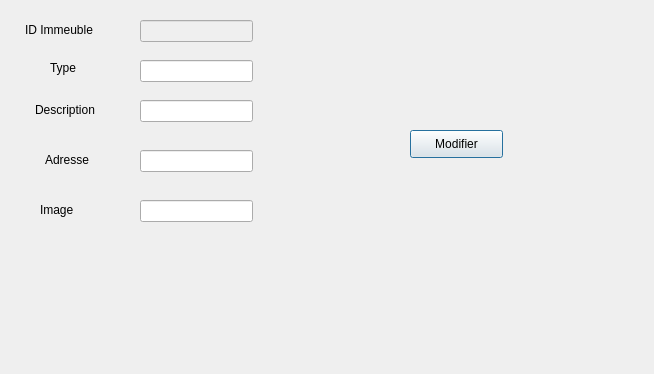
<?xml version="1.0" encoding="UTF-8"?>
<ui version="4.0">
 <class>Modifier</class>
 <widget class="QDialog" name="Modifier">
  <property name="geometry">
   <rect>
    <x>0</x>
    <y>0</y>
    <width>654</width>
    <height>374</height>
   </rect>
  </property>
  <property name="windowTitle">
   <string>Dialog</string>
  </property>
  <widget class="QLineEdit" name="Image">
   <property name="geometry">
    <rect>
     <x>140</x>
     <y>200</y>
     <width>113</width>
     <height>22</height>
    </rect>
   </property>
  </widget>
  <widget class="QLabel" name="label_3">
   <property name="geometry">
    <rect>
     <x>35</x>
     <y>100</y>
     <width>71</width>
     <height>20</height>
    </rect>
   </property>
   <property name="text">
    <string>Description</string>
   </property>
  </widget>
  <widget class="QLineEdit" name="Description">
   <property name="geometry">
    <rect>
     <x>140</x>
     <y>100</y>
     <width>113</width>
     <height>22</height>
    </rect>
   </property>
  </widget>
  <widget class="QLineEdit" name="ID_Produit">
   <property name="enabled">
    <bool>false</bool>
   </property>
   <property name="geometry">
    <rect>
     <x>140</x>
     <y>20</y>
     <width>113</width>
     <height>22</height>
    </rect>
   </property>
  </widget>
  <widget class="QLabel" name="label_6">
   <property name="geometry">
    <rect>
     <x>40</x>
     <y>200</y>
     <width>61</width>
     <height>20</height>
    </rect>
   </property>
   <property name="text">
    <string>Image</string>
   </property>
  </widget>
  <widget class="QLabel" name="label">
   <property name="geometry">
    <rect>
     <x>25</x>
     <y>20</y>
     <width>81</width>
     <height>20</height>
    </rect>
   </property>
   <property name="text">
    <string>ID Immeuble</string>
   </property>
  </widget>
  <widget class="QLineEdit" name="Adresse">
   <property name="geometry">
    <rect>
     <x>140</x>
     <y>150</y>
     <width>113</width>
     <height>22</height>
    </rect>
   </property>
  </widget>
  <widget class="QLabel" name="label_2">
   <property name="geometry">
    <rect>
     <x>50</x>
     <y>60</y>
     <width>56</width>
     <height>16</height>
    </rect>
   </property>
   <property name="text">
    <string>Type</string>
   </property>
  </widget>
  <widget class="QLabel" name="label_4">
   <property name="geometry">
    <rect>
     <x>45</x>
     <y>150</y>
     <width>61</width>
     <height>20</height>
    </rect>
   </property>
   <property name="text">
    <string>Adresse</string>
   </property>
  </widget>
  <widget class="QLineEdit" name="Type">
   <property name="geometry">
    <rect>
     <x>140</x>
     <y>60</y>
     <width>113</width>
     <height>22</height>
    </rect>
   </property>
  </widget>
  <widget class="QPushButton" name="pushButton">
   <property name="geometry">
    <rect>
     <x>410</x>
     <y>130</y>
     <width>93</width>
     <height>28</height>
    </rect>
   </property>
   <property name="text">
    <string>Modifier</string>
   </property>
  </widget>
 </widget>
 <resources/>
 <connections/>
</ui>
